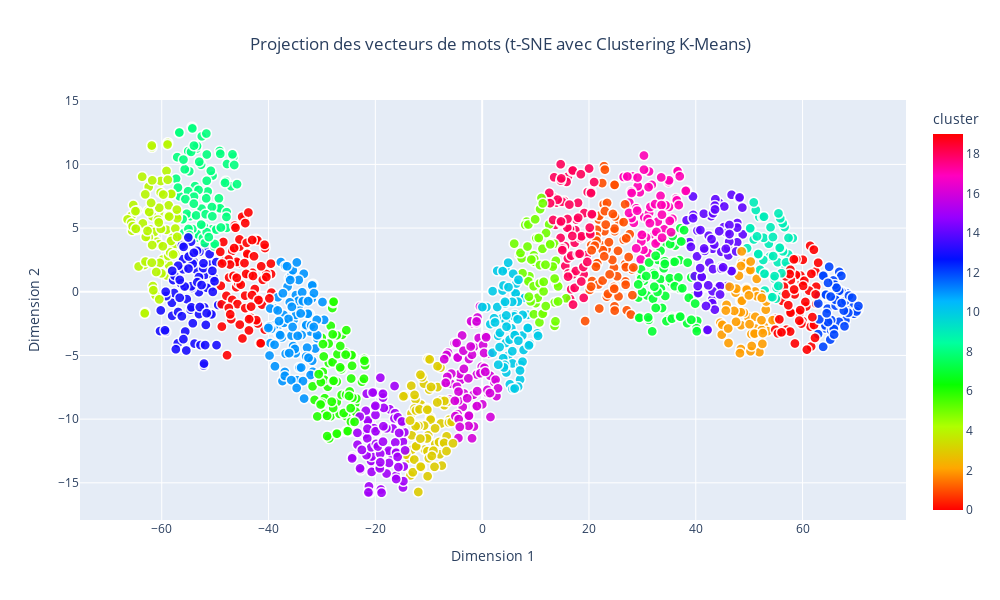

Notebook code cell kept with this figure:
### Code cell
from sklearn.preprocessing import StandardScaler
from sklearn.manifold import TSNE
from sklearn.cluster import KMeans
import pandas as pd
import plotly.express as px

# Normalisation des vecteurs
scaler = StandardScaler()
vectors_normalized = scaler.fit_transform(vectors)

# Réduction des vecteurs à 2 dimensions avec t-SNE
tsne = TSNE(n_components=2, random_state=42, perplexity=30, n_iter=1000)
word_vectors_2d = tsne.fit_transform(vectors_normalized)

# Appliquer le clustering K-Means
n_clusters = 20
kmeans = KMeans(n_clusters=n_clusters, random_state=42)
clusters = kmeans.fit_predict(word_vectors_2d)

# Préparer les données pour le graphique
df = pd.DataFrame(word_vectors_2d, columns=['Dim1', 'Dim2'])  # Dimensions réduites avec t-SNE
df['word'] = words  # Ajouter les mots correspondants
df['cluster'] = clusters  # Ajouter les labels des clusters

# Créer le graphique interactif
fig = px.scatter(
    df,
    x='Dim1',
    y='Dim2',
    color='cluster',  # Utiliser les clusters pour la coloration
    hover_name='word',  # Afficher le mot lors du survol
    title="Projection des vecteurs de mots (t-SNE avec Clustering K-Means)",
    labels={'Dim1': 'Dimension 1', 'Dim2': 'Dimension 2'},
    color_continuous_scale='hsv',  # Choisir une palette de couleurs
    category_orders={"cluster": [str(i) for i in range(n_clusters)]},  # Assurez-vous que les clusters sont dans un ordre compréhensible
    width=1000,
    height=600
)

# Personnaliser les points
fig.update_traces(marker=dict(size=10, opacity=0.9, line=dict(width=1.5, color='white')))

# Ajouter un titre pour la légende des clusters
fig.update_layout(
    legend_title="Clusters",
    title_x=0.5,  # Centrer le titre
)

# Afficher le graphique
fig.show()

### Figure 1 — Plotly figure (JSON) as saved in the notebook; plotly's stock layout.template omitted (floating-point values rounded to 4 significant figures; data arrays with more than 128 entries replaced by an {"elided": "..."} marker saying what was removed)
{"data": [{"hovertemplate": "<b>%{hovertext}</b><br><br>Dimension 1=%{x}<br>Dimension 2=%{y}<br>cluster=%{marker.color}<extra></extra>", "hovertext": {"elided": "1337 str values"}, "legendgroup": "", "marker": {"color": {"elided": "1337 int values"}, "coloraxis": "coloraxis", "line": {"color": "white", "width": 1.5}, "opacity": 0.9, "size": 10, "symbol": "circle"}, "mode": "markers", "name": "", "showlegend": false, "type": "scattergl", "x": {"elided": "1337 float values"}, "xaxis": "x", "y": {"elided": "1337 float values"}, "yaxis": "y"}], "layout": {"coloraxis": {"colorbar": {"title": {"text": "cluster"}}, "colorscale": [[0, "#ff0000"], [0.1111, "#ffa700"], [0.2222, "#afff00"], [0.3333, "#08ff00"], [0.4444, "#00ff9f"], [0.5556, "#00b7ff"], [0.6667, "#0010ff"], [0.7778, "#9700ff"], [0.8889, "#ff00bf"], [1, "#ff0000"]]}, "height": 600, "legend": {"title": {"text": "Clusters"}, "tracegroupgap": 0}, "title": {"text": "Projection des vecteurs de mots (t-SNE avec Clustering K-Means)", "x": 0.5}, "width": 1000, "xaxis": {"anchor": "y", "domain": [0, 1], "title": {"text": "Dimension 1"}}, "yaxis": {"anchor": "x", "domain": [0, 1], "title": {"text": "Dimension 2"}}}}
